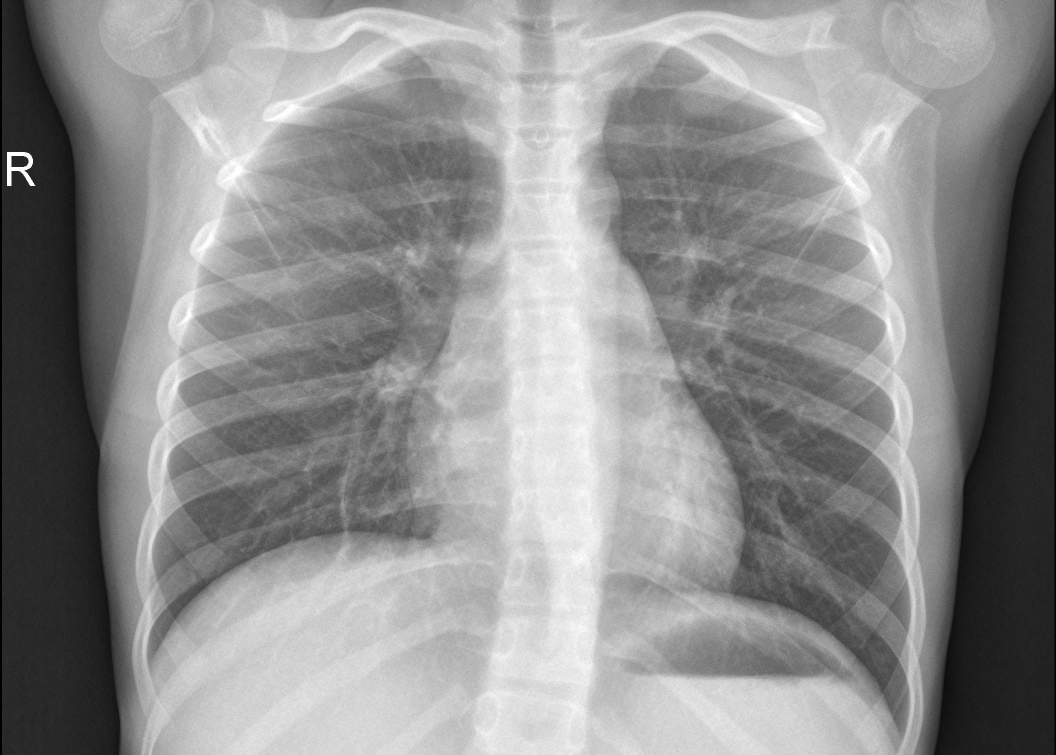
#> input picture Dataset/chest_xray/test/NORMAL/IM-0003-0001.jpeg, 2111 x 1509 px, found by its file name (shown at 1/2 size); its folder holds only this picture in this run; the run also reads 1 picture not shown here
$ jupyter execute --allow-errors 'Modeloclásico (1).ipynb'
#> lines starting #> are read from the running program, lines starting #| are printed output that depends on the picture; after the words box and inside, x2 and y2 are one past the last pixel; in counts of white or black regions, pixels touching at a corner belong together
[cell 1]
from google.colab import drive
drive.mount('/content/drive')

[cell 2]
#librerias
import os
import zipfile
import torch
import torch.nn as nn
import torch.optim as optim
from torchvision import transforms, datasets, models
from torch.utils.data import DataLoader
import os
import numpy as np
import matplotlib.pyplot as plt
from sklearn.svm import SVC # Clasificador SVM
from sklearn.linear_model import LogisticRegression # Clasificador Regresión Logística
from sklearn.model_selection import train_test_split # Para dividir el dataset
from sklearn.metrics import accuracy_score, classification_report, confusion_matrix # Métricas de evaluación
from skimage.feature import local_binary_pattern # Para extracción de características LBP
from skimage.morphology import remove_small_objects, remove_small_holes # Operaciones morfológicas
from tqdm import tqdm # Para barras de progreso
import cv2

#Configuración Inicial y Descomprensión

[cell 3]
zip_path = '/content/drive/MyDrive/PROCESAMIENTO DE IMAGENES /archive (6).zip'

extract_path = '/content/data'

os.makedirs(extract_path, exist_ok=True)

print(f"Descomprimiendo {zip_path}...")
#> (the rest of this cell did not finish here and is left out)

[cell 4]
DATA_DIR = r'/content/data/chest_xray'
#PARA HACER LA IMAGEN 224 x 224

#Carga de datos

[cell 5]
# Definimos el tamaño al que redimensionaremos las imágenes para uniformidad
IMG_SIZE = 224

[cell 6]
# Función para cargar rutas de imágenes y sus etiquetas
def load_image_paths_and_labels(base_dir):
    """
    Carga las rutas de las imágenes y sus etiquetas (0 para NORMAL, 1 para PNEUMONIA).
    """
    normal_dir = os.path.join(base_dir, "NORMAL")
    pneumonia_dir = os.path.join(base_dir, "PNEUMONIA")

    normal_paths = [os.path.join(normal_dir, f) for f in os.listdir(normal_dir) if f.lower().endswith(('.png', '.jpg', '.jpeg'))]
    pneumonia_paths = [os.path.join(pneumonia_dir, f) for f in os.listdir(pneumonia_dir) if f.lower().endswith(('.png', '.jpg', '.jpeg'))]

    image_paths = normal_paths + pneumonia_paths
    labels = [0] * len(normal_paths) + [1] * len(pneumonia_paths) # 0: Normal, 1: Pneumonia

    print(f"Cargadas {len(normal_paths)} imágenes NORMAL y {len(pneumonia_paths)} imágenes PNEUMONIA de {os.path.basename(base_dir)}.")
    return image_paths, labels

# Cargar las rutas para los datasets de entrenamiento, validación y prueba
train_image_paths, train_labels = load_image_paths_and_labels(os.path.join(DATA_DIR, 'train'))
val_image_paths, val_labels = load_image_paths_and_labels(os.path.join(DATA_DIR, 'val'))
test_image_paths, test_labels = load_image_paths_and_labels(os.path.join(DATA_DIR, 'test'))

print(f"\nTotal imágenes de entrenamiento: {len(train_image_paths)}")
print(f"Total imágenes de validación: {len(val_image_paths)}")
print(f"Total imágenes de prueba: {len(test_image_paths)}")

#Preprocesamiento de Imágenes

[cell 7]
def preprocess_image(image_path, target_size=(IMG_SIZE, IMG_SIZE), visualize=False):
#Leer imagen en escala de grises
    img = cv2.imread(image_path, cv2.IMREAD_GRAYSCALE)

#Redimensionar la imagen para estandarizar el tamaño
    img = cv2.resize(img, target_size, interpolation=cv2.INTER_AREA)
    original_img = img.copy()

    if visualize:
        plt.figure(figsize=(18, 12))
        plt.subplot(2, 4, 1)
        plt.title("Original")
        plt.imshow(original_img, cmap='gray')
        plt.axis('off')

#Filtro Gaussiano: Suaviza la imagen y reduce ruido de alta frecuencia
    img_gaussian = cv2.GaussianBlur(img, (5, 5), sigmaX=1.5)
    if visualize:
        plt.subplot(2, 4, 2)
        plt.title("Filtro Gaussiano (5x5, sigma=1.5)")
        plt.imshow(img_gaussian, cmap='gray')
        plt.axis('off')

#Filtro Mediano 3x3: Elimina ruido "sal y pimienta" sin difuminar bordes
    img_median = cv2.medianBlur(img_gaussian, 3)
    if visualize:
        plt.subplot(2, 4, 3)
        plt.title("Filtro Mediano (3x3)")
        plt.imshow(img_median, cmap='gray')
        plt.axis('off')

#Umbralización Global (Método de Otsu): Segmenta el área de interés (pulmones)
    _, img_thresh = cv2.threshold(img_median, 0, 255, cv2.THRESH_BINARY + cv2.THRESH_OTSU)
    if visualize:
        plt.subplot(2, 4, 4)
        plt.title("Umbralización Otsu")
        plt.imshow(img_thresh, cmap='gray')
        plt.axis('off')

#Operaciones Morfológicas:
    img_cleaned = remove_small_objects(img_thresh.astype(bool), min_size=500).astype(np.uint8) * 255
    if visualize:
        plt.subplot(2, 4, 5)
        plt.title("Eliminar Objetos Pequeños")
        plt.imshow(img_cleaned, cmap='gray')
        plt.axis('off')
    kernel = np.ones((7, 7), np.uint8)
    img_closed = cv2.morphologyEx(img_cleaned, cv2.MORPH_CLOSE, kernel)

    img_filled_holes = remove_small_holes(img_closed.astype(bool), area_threshold=500).astype(np.uint8) * 255
    if visualize:
        plt.subplot(2, 4, 6)
        plt.title("Rellenar Agujeros")
        plt.imshow(img_filled_holes, cmap='gray')
        plt.axis('off')
        plt.tight_layout()
        plt.show()

    return img_filled_holes

#Demostración del Preprocesamiento

#> (the rest of this cell did not finish here and is left out)

#Visualización del Preprocesamiento en Múltiples Imágenes

[cell 8]
np.random.seed(42)
#> (the rest of this cell did not finish here and is left out)

#Extracción de Características

[cell 9]
def extract_features(image):
    if image.dtype != np.uint8:
        image = image.astype(np.uint8)

    hist = cv2.calcHist([image], [0], None, [256], [0, 256]).flatten()

    lbp = local_binary_pattern(image, P=8, R=1, method="uniform")

    n_bins_lbp = 59
    lbp_hist, _ = np.histogram(lbp.ravel(), density=True, bins=n_bins_lbp, range=(0, n_bins_lbp))
    mean = np.mean(image)
    std = np.std(image)
    features = np.concatenate([hist, lbp_hist, [mean, std]])
    return features

print("Extracción de Características")
#> (the rest of this cell did not finish here and is left out)

#Clasificador Tradicional(SVM Y Regresión Logística)

[cell 10]
def prepare_data_for_classical_model(image_paths, labels):

    features = []
    processed_labels = []

    for i, path in enumerate(tqdm(image_paths, desc="Procesando imágenes")):
        img_processed = preprocess_image(path)
#> in preprocess_image, img is the input picture: shape (1509, 2111); min 0, max 255, mean 142.4
#> in preprocess_image, `img = cv2.resize(img, target_size, interpolation=cv2.INTER_AREA)`:
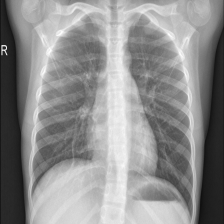
#> img: shape (224, 224); min 16, max 255, mean 142.4
#> in preprocess_image, `_, img_thresh = cv2.threshold(img_median, 0, 255, cv2.THRESH_BINARY + ..`:
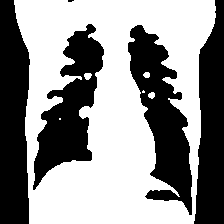
#> img_thresh: shape (224, 224); 56.1% white; 5 black regions (1 under 20 px), largest, box (x1, y1, x2, y2) and area: (128, 25, 192, 215) 5865, (0, 0, 30, 224) 5769, (33, 24, 104, 190) 5323, (194, 0, 224, 224) 5039
#> in preprocess_image, `img_cleaned = remove_small_objects(img_thresh.astype(bool), min_size=5..`:
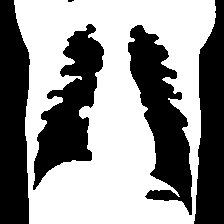
#> img_cleaned: shape (224, 224); 55.9% white; 5 black regions (1 under 20 px), largest, box (x1, y1, x2, y2) and area: (128, 25, 192, 215) 5943, (0, 0, 30, 224) 5769, (33, 24, 104, 190) 5370, (194, 0, 224, 224) 5039
#> in preprocess_image, `img_closed = cv2.morphologyEx(img_cleaned, cv2.MORPH_CLOSE, kernel)`:
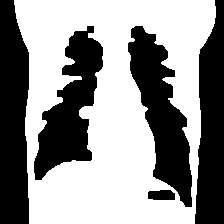
#> img_closed: shape (224, 224); 56.8% white; 5 black regions, box (x1, y1, x2, y2) and area: (0, 0, 29, 224) 5763, (128, 26, 192, 207) 5487, (34, 26, 103, 180) 5169, (195, 0, 224, 224) 5034, (148, 190, 175, 200) 243
#> in preprocess_image, `img_filled_holes = remove_small_holes(img_closed.astype(bool), area_th..`:
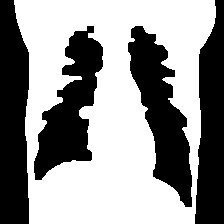
#> img_filled_holes: shape (224, 224); 57.2% white; 4 black regions, box (x1, y1, x2, y2) and area: (0, 0, 29, 224) 5763, (128, 26, 192, 207) 5487, (34, 26, 103, 180) 5169, (195, 0, 224, 224) 5034
        if img_processed is not None:
            feat = extract_features(img_processed)
#> in extract_features, `hist = cv2.calcHist([image], [0], None, [256], [0, 256]).flatten()`: hist = 256 values, max 28723 at index 255, min 0 at index 1, mean 196
#> in extract_features, `lbp = local_binary_pattern(image, P=8, R=1, method="uniform")`:
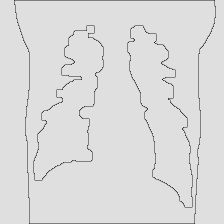
#> lbp: shape (224, 224) float64; min 1, max 9, mean 7.88; drawn with min black and max white
#> in extract_features, `lbp_hist, _ = np.histogram(lbp.ravel(), density=True, bins=n_bins_lbp,..`: lbp_hist = 59 values, max 0.96 at index 8, min 0 at index 0, mean 0.0169
#> in extract_features, `mean = np.mean(image)`: mean = 146
#> in extract_features, `std = np.std(image)`: std = 126.2
#> in extract_features, `features = np.concatenate([hist, lbp_hist, [mean, std]])`: features = 317 values, max 28723 at index 255, min 0 at index 1, mean 159.1
            features.append(feat)
            processed_labels.append(labels[i])
        else:
            print(f"Advertencia: Saltando la imagen {path} debido a un error de procesamiento.")

    return np.array(features), np.array(processed_labels)

[cell 11]
# Preparar los datos de entrenamiento y prueba
X_train, y_train = prepare_data_for_classical_model(train_image_paths, train_labels)
#> in prepare_data_for_classical_model, `feat = extract_features(img_processed)`: feat has the same summary as features in extract_features
#> pass 2 of the loop in prepare_data_for_classical_model, `for i, path in enumerate(tqdm(image_paths, desc="Procesando imágenes")):`:
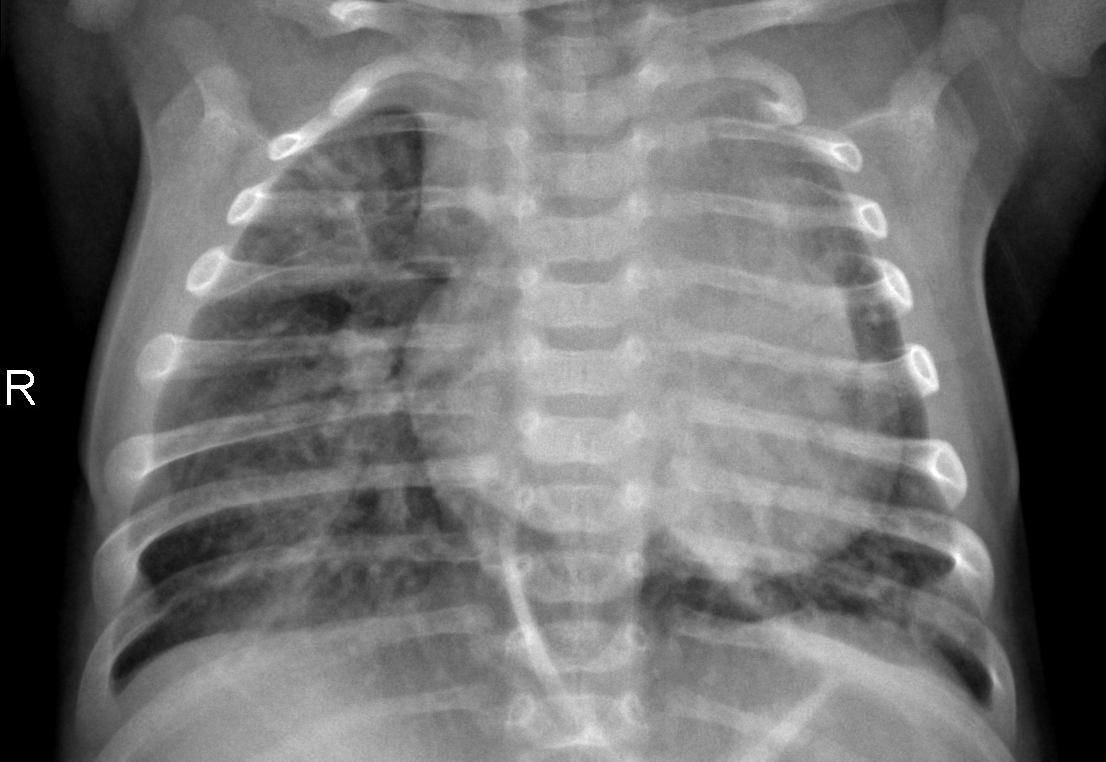
#> input picture Dataset/chest_xray/test/PNEUMONIA/person100_bacteria_475.jpeg, 1106 x 762 px, found by its file name
#> in preprocess_image, img is the input picture: shape (762, 1106); min 0, max 255, mean 110.6
#> img: shape (224, 224)
#> in preprocess_image (call 2), `_, img_thresh = cv2.threshold(img_median, 0, 255, cv2.THRESH_BINARY + ..`:
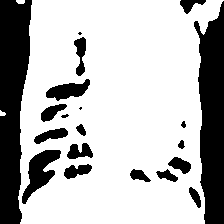
#> img_thresh: shape (224, 224); 72.5% white; 20 black regions (2 under 20 px), largest, box (x1, y1, x2, y2) and area: (0, 0, 32, 224) 5289, (194, 1, 224, 224) 4724, (22, 150, 61, 204) 915
#> img_cleaned: shape (224, 224); 72.4% white; 20 black regions (2 under 20 px), largest, box (x1, y1, x2, y2) and area: (0, 0, 32, 224) 5346, (194, 1, 224, 224) 4724, (22, 150, 61, 204) 915
#> img_closed: shape (224, 224); 74.9% white; 14 black regions, largest, box (x1, y1, x2, y2) and area: (0, 0, 32, 224) 5333, (199, 7, 224, 224) 4631, (28, 150, 60, 192) 786
#> hist = 256 values, max 39426 at index 255, min 0 at index 1, mean 196
#> in extract_features (call 2), `lbp = local_binary_pattern(image, P=8, R=1, method="uniform")`:
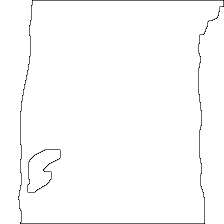
#> lbp: shape (224, 224) float64; min 3, max 8, mean 7.94; drawn with min black and max white
#> lbp_hist = 59 values, max 0.979 at index 8, min 0 at index 0, mean 0.0169
#> mean = 200.4
#> std = 104.6
#> features = 317 values, max 39426 at index 255, min 0 at index 1, mean 159.2
#> feat has the same summary as features in extract_features
#> y_train = [0, 1]
X_test, y_test = prepare_data_for_classical_model(test_image_paths, test_labels)
#> pass 2 of the loop in prepare_data_for_classical_model, `for i, path in enumerate(tqdm(image_paths, desc="Procesando imágenes")):`:
#> y_test = [0, 1]

print(f"\nDimension datos de entrenamiento: X_train={X_train.shape}, y_train={y_train.shape}")
#| Dimension datos de entrenamiento: X_train=(2, 317), y_train=(2,)
print(f"Dimension datos de prueba: X_test={X_test.shape}, y_test={y_test.shape}")
#| Dimension datos de prueba: X_test=(2, 317), y_test=(2,)

print("\n--- Entrenamiento y Evaluación de Modelos Clásicos ---")

[cell 12]
print("\nModelo SVM Lineal")
svm_model = SVC(kernel='linear', probability=True, random_state=42)
print("Entrenando SVM...")
svm_model.fit(X_train, y_train)
print("Entrenamiento de SVM completado.")

[cell 13]
# Evaluar SVM en el conjunto de prueba
y_pred_svm = svm_model.predict(X_test)
#> y_pred_svm = [0, 1]
y_prob_svm = svm_model.predict_proba(X_test)[:, 1] # Probabilidad de la clase positiva (Pneumonia)
#> y_prob_svm = [0.667, 0.336]

print("\n--- Métricas de Evaluación para SVM ---")
print(f"Accuracy (Exactitud): {accuracy_score(y_test, y_pred_svm):.4f}")
#| Accuracy (Exactitud): 1.0000
print("\nReporte de Clasificación:")
print(classification_report(y_test, y_pred_svm, target_names=['NORMAL', 'PNEUMONIA']))
#|               precision    recall  f1-score   support
#|       NORMAL       1.00      1.00      1.00         1
#|    PNEUMONIA       1.00      1.00      1.00         1
#|     accuracy                           1.00         2
#|    macro avg       1.00      1.00      1.00         2
#| weighted avg       1.00      1.00      1.00         2

print("\nMatriz de Confusión para SVM:")
cm_svm = confusion_matrix(y_test, y_pred_svm)
#> cm_svm = [[1, 0], [0, 1]]
plt.figure(figsize=(6, 5))
#> (the rest of this cell did not finish here and is left out)

[cell 14]
# --- Modelo 2: Regresión Logística ---
print("\n### Modelo de Regresión Logística ###")
logistic_model = LogisticRegression(solver='liblinear', random_state=42, max_iter=1000) # 'liblinear' es bueno para datasets pequeños
print("Entrenando Regresión Logística...")
logistic_model.fit(X_train, y_train)
print("Entrenamiento de Regresión Logística completado.")

# Evaluar Regresión Logística en el conjunto de prueba
y_pred_lr = logistic_model.predict(X_test)
#> y_pred_lr = [0, 1]
y_prob_lr = logistic_model.predict_proba(X_test)[:, 1] # Probabilidad de la clase positiva (Pneumonia)
#> y_prob_lr = [1.37e-05, 1]

print("\n--- Métricas de Evaluación para Regresión Logística ---")
print(f"Accuracy (Exactitud): {accuracy_score(y_test, y_pred_lr):.4f}")
#| Accuracy (Exactitud): 1.0000
print("\nReporte de Clasificación:")
print(classification_report(y_test, y_pred_lr, target_names=['NORMAL', 'PNEUMONIA']))
#|               precision    recall  f1-score   support
#|       NORMAL       1.00      1.00      1.00         1
#|    PNEUMONIA       1.00      1.00      1.00         1
#|     accuracy                           1.00         2
#|    macro avg       1.00      1.00      1.00         2
#| weighted avg       1.00      1.00      1.00         2

print("\nMatriz de Confusión para Regresión Logística:")
cm_lr = confusion_matrix(y_test, y_pred_lr)
#> cm_lr = [[1, 0], [0, 1]]
plt.figure(figsize=(6, 5))
#> (the rest of this cell did not finish here and is left out)

#Testeo de Modelo

[cell 15]
import random
print("Realizando una Prueba de Uso con una Imagen Individual")

idx_to_test = random.choice(range(len(test_image_paths)))
#> idx_to_test = 1

image_path_to_test = test_image_paths[idx_to_test]
true_label = test_labels[idx_to_test]
#> true_label = 1
true_label_name = "NORMAL" if true_label == 0 else "PNEUMONIA"
#> true_label_name = 'PNEUMONIA'

print(f"Probando con la imagen: {os.path.basename(image_path_to_test)}")
#| Probando con la imagen: person100_bacteria_475.jpeg
print(f"Etiqueta Real: {true_label_name}")
#| Etiqueta Real: PNEUMONIA

# --- Paso 1: Preprocesamiento de la imagen ---
print("Preprocesando la imagen...")
processed_img_for_test = preprocess_image(image_path_to_test)

if processed_img_for_test is None:
    print(f"No se pudo preprocesar la imagen {image_path_to_test}. Saliendo.")
else:
    print("Extrayendo características de la imagen...")
    features_for_test = extract_features(processed_img_for_test)
#> features_for_test has the same summary as features in extract_features
    features_for_test_reshaped = features_for_test.reshape(1, -1)
    print(f"Dimensiones de las características para la prueba: {features_for_test_reshaped.shape}")
#| Dimensiones de las características para la prueba: (1, 317)

#Predicciones con modelos Entrenados

[cell 16]
#Realizar predicciones con los modelos
#Predicción con SVM
svm_prediction = svm_model.predict(features_for_test_reshaped)[0]
#> svm_prediction = 1
svm_proba = svm_model.predict_proba(features_for_test_reshaped)[0]
#> svm_proba = [0.664, 0.336]
svm_predicted_label_name = "NORMAL" if svm_prediction == 0 else "PNEUMONIA"
#> svm_predicted_label_name = 'PNEUMONIA'
svm_confidence_normal = svm_proba[0]
#> svm_confidence_normal = 0.664
svm_confidence_pneumonia = svm_proba[1]
#> svm_confidence_pneumonia = 0.336

print(f"  [SVM] Predicción: {svm_predicted_label_name} (Confianza NORMAL: {svm_confidence_normal:.4f}, PNEUMONIA: {svm_confidence_pneumonia:.4f})")
#|   [SVM] Predicción: PNEUMONIA (Confianza NORMAL: 0.6635, PNEUMONIA: 0.3365)

#Predicción con Regresión Logística
lr_prediction = logistic_model.predict(features_for_test_reshaped)[0]
#> lr_prediction = 1
lr_proba = logistic_model.predict_proba(features_for_test_reshaped)[0]
#> lr_proba = [1.37e-05, 1]
lr_predicted_label_name = "NORMAL" if lr_prediction == 0 else "PNEUMONIA"
#> lr_predicted_label_name = 'PNEUMONIA'
lr_confidence_normal = lr_proba[0]
#> lr_confidence_normal = 1.37e-05
lr_confidence_pneumonia = lr_proba[1]
#> lr_confidence_pneumonia = 1

print(f"  [Regresión Logística] Predicción: {lr_predicted_label_name} (Confianza NORMAL: {lr_confidence_normal:.4f}, PNEUMONIA: {lr_confidence_pneumonia:.4f})")
#|   [Regresión Logística] Predicción: PNEUMONIA (Confianza NORMAL: 0.0000, PNEUMONIA: 1.0000)

#Comparar con la etiqueta real
print(f"\nEtiqueta Real: {true_label_name}")
#| Etiqueta Real: PNEUMONIA
print(f"  SVM {'CORRECTO' if svm_prediction == true_label else 'INCORRECTO'}")
#|   SVM CORRECTO
print(f"  Regresión Logística {'CORRECTO' if lr_prediction == true_label else 'INCORRECTO'}")
#|   Regresión Logística CORRECTO

[cell 17]
#Visualizar la imagen original y preprocesada con las predicciones
original_img = cv2.imread(image_path_to_test, cv2.IMREAD_GRAYSCALE)
original_img_resized = cv2.resize(original_img, (IMG_SIZE, IMG_SIZE), interpolation=cv2.INTER_AREA)

plt.figure(figsize=(12, 6))

plt.subplot(1, 2, 1)
plt.imshow(original_img_resized, cmap='gray')
plt.title(f"Original\nEtiqueta Real: {true_label_name}", fontsize=10)
plt.axis('off')

plt.subplot(1, 2, 2)
plt.imshow(processed_img_for_test, cmap='gray')
plt.title(f"Preprocesada\nSVM: {svm_predicted_label_name} ({svm_confidence_pneumonia:.2f})\nLR: {lr_predicted_label_name} ({lr_confidence_pneumonia:.2f})", fontsize=10)
plt.axis('off')

plt.tight_layout()
plt.show()
